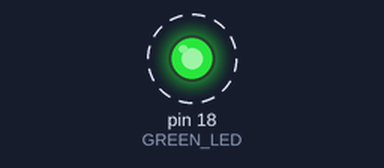
Bench run of a sketch on a simulated Arduino Uno, built with avr-gcc and run on an emulated ATmega328P. On the bench: output pins drawn as LEDs (lit = HIGH). Dashed ring = blinking. What the sketch prints to the serial monitor is not drawn.

Above: at 0.5 s.
Timing chart, 0 to 4.6 s (numbered marks = the images above):
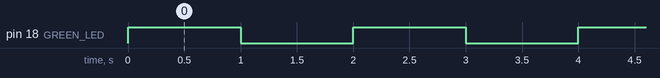

Measured:
- by itself, pin 18 (GREEN_LED): alternates HIGH for 1.0 s and LOW for 1.0 s

The sketch:

esp32_blink_test.ino
```cpp
// Blinks GPIO18 (the "green LED" pin) once a second.
// The Uno running arduino_led_test should blink its built-in LED in step.

const int GREEN_LED = 18;

void setup() {
  pinMode(GREEN_LED, OUTPUT);
  Serial.begin(115200);
}

void loop() {
  digitalWrite(GREEN_LED, HIGH);
  Serial.println("GPIO18 HIGH");
  delay(1000);
  digitalWrite(GREEN_LED, LOW);
  Serial.println("GPIO18 LOW");
  delay(1000);
}
```
